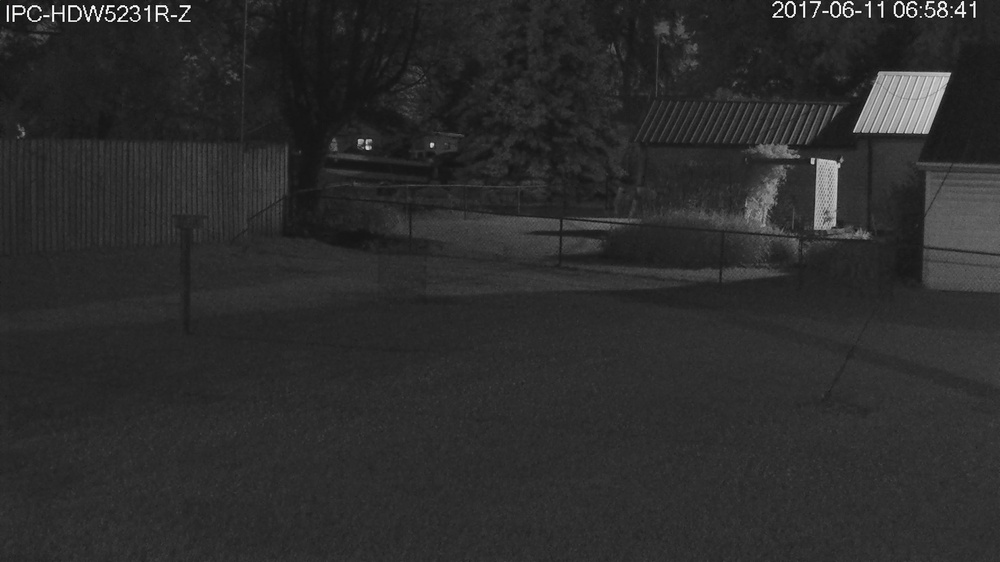
#> input picture BSCOMPUTER ENGINEERING/4th YEAR OF COMPUTER ENGINEERING/7th SEMESTER/DIGITAL IMAGE PROCESSING/PROGRAMS OF DIGITAL IMAGE PROCESSING(PART 2)/Dahua-IPC-HDW5231R-Z-with-internal-IR-off-and-no-extra-light.jpg, 1000 x 562 px, shrunk from 1920 x 1080 before the run
$ python 'Enhancing Low-Light Images for Security Footage.py'
#> lines starting #> are read from the running program, lines starting #| are printed output that depends on the picture
import cv2
import numpy as np
import matplotlib.pyplot as plt
def zoom_image(img, zoom_factor):
    # img: Input image matrix (grayscale or RGB)
    # # zoom_factor: Factor by which the image is zoomed
    # # Get the size of the original image
    rows, cols, channels = img.shape
    # Initialize the zoomed image matrix
    zoomed_image = np.zeros((zoom_factor * rows, zoom_factor * cols, channels), dtype=np.uint8)
    # Apply pixel replication
    for i in range(rows):
       for j in range(cols):
         zoomed_image[i * zoom_factor:(i + 1) * zoom_factor, j * zoom_factor:(j + 1) * zoom_factor, :] = img[i, j, :]
         return zoomed_image
# Load the image
img = cv2.imread('Dahua-IPC-HDW5231R-Z-with-internal-IR-off-and-no-extra-light.jpg')
#> img is the input picture: shape (562, 1000, 3); mean B, G, R 44.3, 44.3, 44.3
# Zoom factor (e.g., zoom by a factor of 2, you can change this to 3, 4,etc.)
zoom_factor = 2
# Zoom the image
zoomed_img = zoom_image(img, zoom_factor)
# Display the original and zoomed image
plt.figure(figsize=(10, 5))
plt.subplot(1, 2, 1)
plt.imshow(cv2.cvtColor(img, cv2.COLOR_BGR2RGB))
plt.title('Original Image')
plt.axis('off')
plt.subplot(1, 2, 2)
plt.imshow(cv2.cvtColor(zoomed_img, cv2.COLOR_BGR2RGB))
plt.title(f'Zoomed Image by factor of {zoom_factor}')
plt.axis('off')
plt.show()
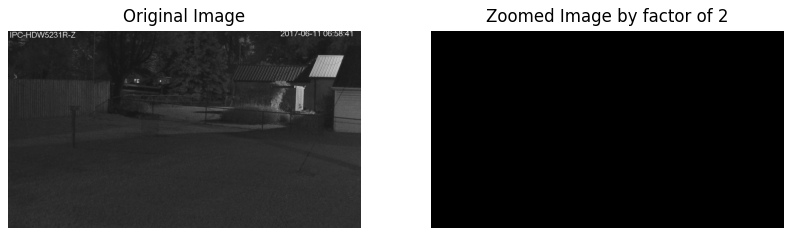
#> figure drawn by matplotlib, 2 panels
